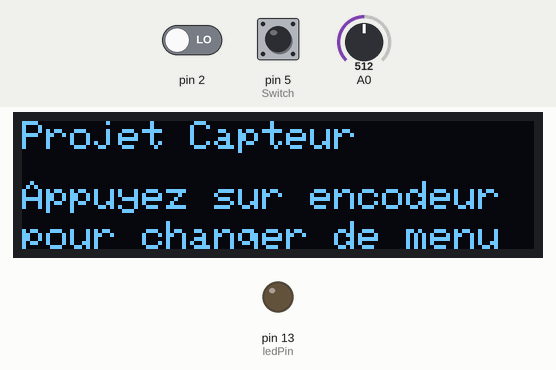
Recording of a sketch running on a simulated Arduino Uno, built with avr-gcc and run on an emulated ATmega328P. Shown: 128×32 one-colour display, output pins drawn as LEDs (lit = HIGH). Inputs (shaded band) come from the test bench; at power-on: pin 5 (Switch) HIGH, A0 = 512, pin 2 LOW. What the sketch prints to the serial monitor is not drawn.

Above: at 3.2 s.
3.3 s: pin 5 (Switch) pulled LOW for 1 s
At 5.7 s:
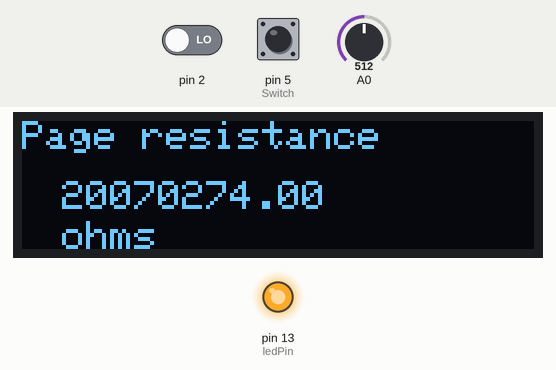
6.2 s: A0 set to 0
At 7.8 s:
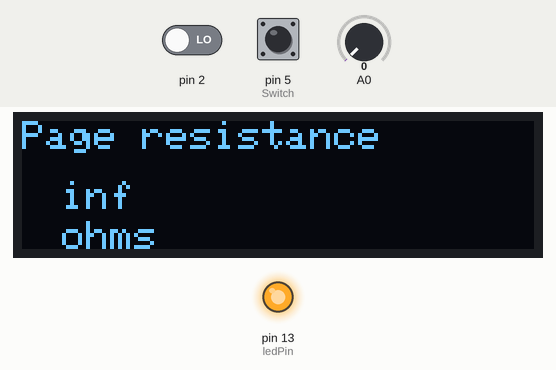
8.3 s: pin 5 (Switch) pulled LOW for 0.3 s
At 10.1 s:
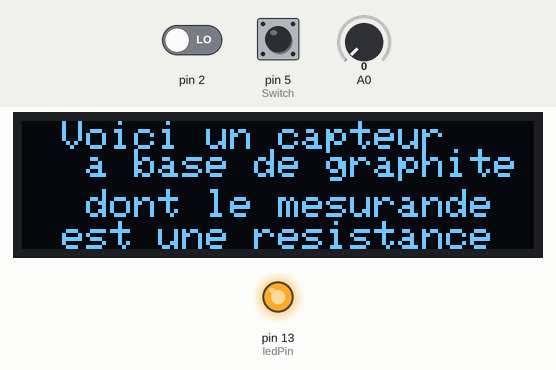
10.4 s: pin 5 (Switch) pulled LOW for 0.3 s
At 12.2 s:
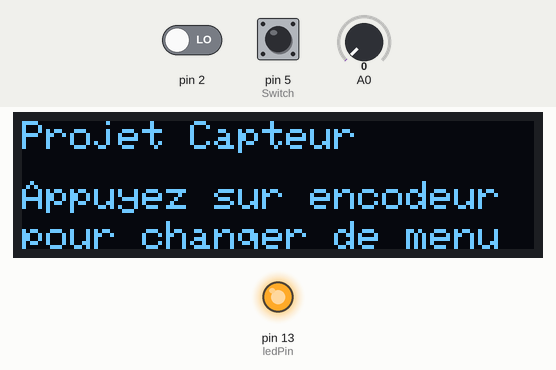
13.0 s: pin 5 (Switch) pulled LOW for 3.2 s
At 14.6 s:
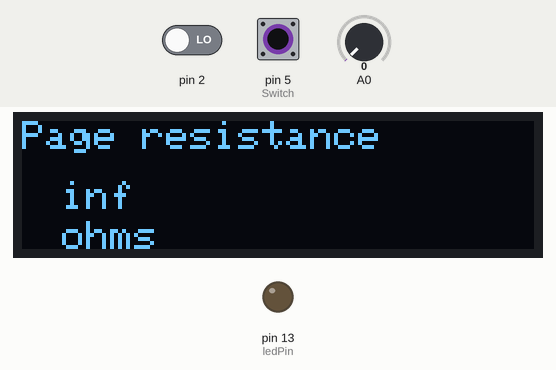
17.7 s: A0 set to 122
At 19.1 s:
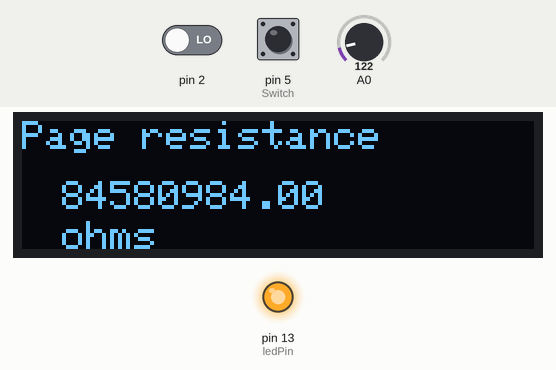
Timing chart, 0 to 20.7 s (numbered marks = the images above; inputs shaded):
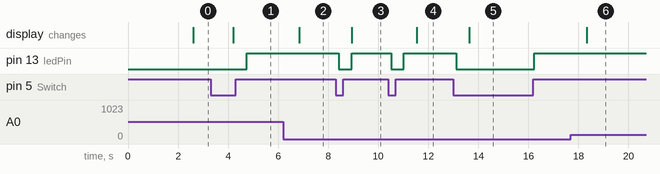

Measured:
- after the input at 3.3 s, pin 13 (ledPin): LOW → HIGH after 1.4 s; the display: changes after 0.91 s (image 1)
- after the input at 6.2 s, the display: changes after 0.65 s (image 2)
- after the input at 8.3 s, pin 13 (ledPin): HIGH → LOW after 0.11 s, → HIGH 0.53 s later; the display: changes after 0.64 s (image 3)
- after the input at 10.4 s, pin 13 (ledPin): HIGH → LOW after 0.12 s, → HIGH 0.50 s later; the display: changes after 1.1 s (image 4)
- after the input at 13.0 s, pin 13 (ledPin): HIGH → LOW after 0.11 s, → HIGH 3.1 s later; the display: changes after 0.63 s (image 5)
- after the input at 17.7 s, the display: changes after 0.63 s (image 6)

The sketch:

OLED_Bluetooth.ino
```cpp
//////////Définition des bibliotheques//////////
#include <SoftwareSerial.h>
#include <SPI.h>
#include <Wire.h>
#include <Adafruit_GFX.h>
#include <Adafruit_SSD1306.h>

///////// Definition des pins///////
/***encodeur***/
#define encoder0pinA 3 // CLK
#define encoder0pinB 4 // DATA
#define Switch 5 // switch


/***oled***/
#define SCREEN_WIDTH 128
#define SCREEN_HEIGHT 32
#define OLED_RESET -1
#define SCREEN_ADDRESS 0x3C ///< See datasheet for Address; 0x3D for 128x64, 0x3C for 128x32
Adafruit_SSD1306 display(SCREEN_WIDTH, SCREEN_HEIGHT, &Wire, OLED_RESET);

/*** Bluetooth***/
#define rxpin 11
#define txpin 10
#define baudrate 9600
SoftwareSerial mySerial(rxpin,txpin);
#define Periode 50
#define analog_port 0

///// Definition des variables/////
/**Bluetooth***/
unsigned long temps_ref;

/***oled et debouncing***/
const int ledPin=13;
int ledState=HIGH;
int buttonState;
int lastButtonState=HIGH;
int compteur_filtre;
int compteur_non_filtre;

long lastDebounceTime=0;
long debounceDelay=50;

Adafruit_SSD1306 ecranOLED(SCREEN_WIDTH, SCREEN_HEIGHT, &Wire, OLED_RESET);

byte dir = 0;

int compteurSwitch=0;

/***encoder***/
volatile unsigned int encoder0pos=0;
int Switchstate=0;


//////// Programme principal////////


void setup() {

//Bluetooth
  pinMode (rxpin, INPUT);
  pinMode (txpin, OUTPUT);
  temps_ref=millis();
  mySerial.begin(baudrate);
  Serial.begin(baudrate);


// OLED
  ecranOLED.begin(SSD1306_SWITCHCAPVCC, SCREEN_ADDRESS);
  pinMode (encoder0pinA,INPUT);
  digitalWrite(encoder0pinA,HIGH);
  pinMode (encoder0pinB,INPUT);
  digitalWrite(encoder0pinB,HIGH);
  pinMode(Switch, INPUT);

  attachInterrupt(0,doEncoder,RISING);


  if(!ecranOLED.begin(SSD1306_SWITCHCAPVCC,0x3C)){
    while(1);
  }

  ecranOLED.setTextColor(SSD1306_WHITE);
  ecranOLED.clearDisplay();
  ecranOLED.setTextSize(1);

//affichage OLED
  ecranOLED.setCursor(0,0);
  ecranOLED.print("Projet Capteur");
  ecranOLED.print(" Pommier et Alvarez");
  ecranOLED.display();
  delay(2000);
  ecranOLED.clearDisplay();

//Debouncing
  Serial.begin(9600);
  pinMode(Switch,INPUT);
  pinMode(ledPin,OUTPUT);
 }

void loop() {

  ecranOLED.clearDisplay();
  Serial.print("Position:");
  Serial.println(encoder0pos, DEC);

  double voltage;
  double resistance;
  voltage=analogRead(A0); // recupere la valeur en sortie
  resistance=(1+100000/1000)*100000*(1023/voltage)-100000-10000; // calcul de la resistance à partir de la tension (voir LTSPICE)

//Bluetooth
  if (abs(millis()-temps_ref) > Periode)
  {
//    byte V = map(voltage,0,1023,0,255);
//    mySerial.write(V);
      mySerial.print(resistance);
      Serial.println(resistance);

  }
  temps_ref=millis();
  Serial.println("la valeur de ADC "+ String(voltage*5/1023)+ " Volts");
  delay(500);

  // etat bouton encodeur
  Switchstate=digitalRead(Switch);

    if(compteur_filtre == 0){
      ecranOLED.setCursor(0,0);
      ecranOLED.print("Projet Capteur");
      ecranOLED.setCursor(0,15 );
      ecranOLED.print("Appuyez sur encodeur");
      ecranOLED.setCursor(0,25 );
      ecranOLED.print("pour changer de menu");
      ecranOLED.display();

    }


    if(compteur_filtre == 1){
      ecranOLED.setCursor(0,0);
      ecranOLED.clearDisplay();
      ecranOLED.print("Page resistance");
      ecranOLED.setCursor(10,15);
      ecranOLED.println(resistance);
      ecranOLED.setCursor(10,25);
      ecranOLED.print("ohms");
      ecranOLED.display();


    }

     if(compteur_filtre == 2){
      ecranOLED.setCursor(10,0);
      ecranOLED.clearDisplay();
      ecranOLED.print("Voici un capteur");
      ecranOLED.setCursor(10,7);
      ecranOLED.print(" a base de graphite");
      ecranOLED.setCursor(10,17);
      ecranOLED.print(" dont le mesurande");
      ecranOLED.setCursor(10,25);
      ecranOLED.print("est une resistance");
      ecranOLED.display();


    }

     if(compteur_filtre == 3){
      compteur_filtre=0;

    }

// Debouncing

    int reading=digitalRead(Switch);
    if(reading!=lastButtonState){
      lastDebounceTime=millis();
      if(reading==0){
        compteur_filtre=compteur_filtre+1;
      }
      buttonState=reading;
    }
    digitalWrite(ledPin,buttonState);
    lastButtonState=reading;
    Serial.print("Compteurs:");
    Serial.print(compteur_non_filtre);
    Serial.print(",");
    Serial.println(compteur_filtre);
}


/////// Definir les fonctions///////

void doEncoder() {
  if (digitalRead(encoder0pinA) == HIGH) {
    if (digitalRead(encoder0pinB) == LOW && encoder0pos > 0) {
      encoder0pos = encoder0pos - 1;
      dir = 0;
    }
    else {
      encoder0pos = encoder0pos + 1;
      dir = 1;
    }
  }
  else
  {
    if (digitalRead(encoder0pinB) == LOW ) {
      encoder0pos = encoder0pos + 1;
      dir = 1;
    }
    else {
      if (encoder0pos > 0) {
        encoder0pos = encoder0pos - 1;
        dir = 0;
      }
    }
  }
}
```
